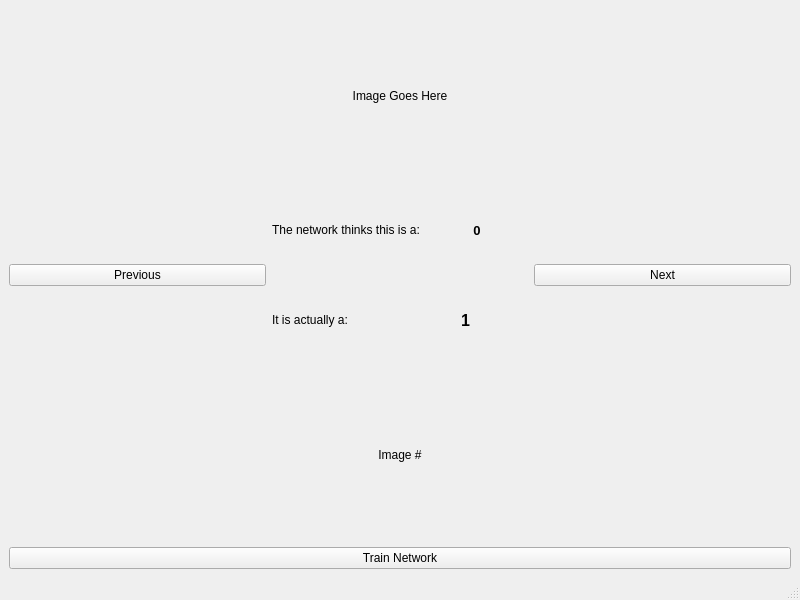
<?xml version="1.0" encoding="UTF-8"?>
<ui version="4.0">
 <class>MainWindow</class>
 <widget class="QMainWindow" name="MainWindow">
  <property name="geometry">
   <rect>
    <x>0</x>
    <y>0</y>
    <width>800</width>
    <height>600</height>
   </rect>
  </property>
  <property name="windowTitle">
   <string>MainWindow</string>
  </property>
  <widget class="QWidget" name="centralwidget">
   <layout class="QVBoxLayout" name="verticalLayout">
    <item>
     <widget class="QLabel" name="image_label">
      <property name="text">
       <string>Image Goes Here</string>
      </property>
      <property name="alignment">
       <set>Qt::AlignCenter</set>
      </property>
     </widget>
    </item>
    <item>
     <layout class="QGridLayout" name="interaction_layout">
      <item row="1" column="0" rowspan="2">
       <widget class="QPushButton" name="previous_button">
        <property name="text">
         <string>Previous</string>
        </property>
       </widget>
      </item>
      <item row="1" column="2">
       <layout class="QHBoxLayout" name="prediction_hbox_layout">
        <item>
         <widget class="QLabel" name="prediction_description_label">
          <property name="text">
           <string>The network thinks this is a:</string>
          </property>
         </widget>
        </item>
        <item>
         <widget class="QLabel" name="prediction_label">
          <property name="font">
           <font>
            <pointsize>10</pointsize>
            <weight>75</weight>
            <bold>true</bold>
           </font>
          </property>
          <property name="text">
           <string>0</string>
          </property>
          <property name="alignment">
           <set>Qt::AlignCenter</set>
          </property>
         </widget>
        </item>
       </layout>
      </item>
      <item row="1" column="3" rowspan="2">
       <widget class="QPushButton" name="next_button">
        <property name="text">
         <string>Next</string>
        </property>
       </widget>
      </item>
      <item row="2" column="2">
       <layout class="QHBoxLayout" name="truth_hbox_layout">
        <item>
         <widget class="QLabel" name="truth_description_label">
          <property name="text">
           <string>It is actually a:</string>
          </property>
         </widget>
        </item>
        <item>
         <widget class="QLabel" name="truth_label">
          <property name="font">
           <font>
            <pointsize>12</pointsize>
            <weight>75</weight>
            <bold>true</bold>
           </font>
          </property>
          <property name="text">
           <string>1</string>
          </property>
          <property name="alignment">
           <set>Qt::AlignCenter</set>
          </property>
         </widget>
        </item>
       </layout>
      </item>
     </layout>
    </item>
    <item>
     <widget class="QLabel" name="index_label">
      <property name="text">
       <string>Image #</string>
      </property>
      <property name="alignment">
       <set>Qt::AlignCenter</set>
      </property>
     </widget>
    </item>
    <item>
     <widget class="QPushButton" name="train_button">
      <property name="text">
       <string>Train Network</string>
      </property>
     </widget>
    </item>
   </layout>
  </widget>
  <widget class="QMenuBar" name="menubar">
   <property name="geometry">
    <rect>
     <x>0</x>
     <y>0</y>
     <width>800</width>
     <height>21</height>
    </rect>
   </property>
  </widget>
  <widget class="QStatusBar" name="statusbar"/>
 </widget>
 <resources/>
 <connections/>
</ui>
